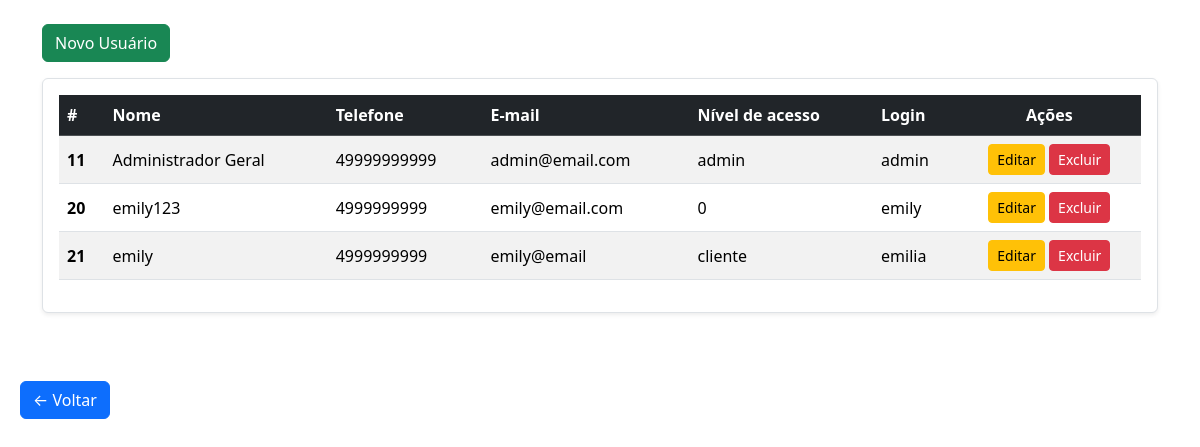
The page /site/admin/usuario/UsuarioList.php on the database its author committed.
### tables this page shows
CREATE TABLE IF NOT EXISTS `usuario` (
  `id` int NOT NULL AUTO_INCREMENT,
  `nome` varchar(100) NOT NULL DEFAULT '0',
  `email` varchar(1000) NOT NULL DEFAULT '0',
  `telefone` varchar(20) NOT NULL DEFAULT '0',
  `senha` varchar(250) NOT NULL DEFAULT '0',
  `nivel_acesso` varchar(20) NOT NULL DEFAULT '0',
  `login` varchar(50) DEFAULT NULL,
  PRIMARY KEY (`id`)
);

### site/admin/database/db.class.php (called while the page is built, shortened)
<?php
class db
{
    private $host     = 'localhost';
    private $user     = 'root';
    private $password = '';
    private $port     = '3306';
    private $dbname   = 'cafeteria';
    private $table_name;
    private $conn;
    public function __construct($table_name)
    {
        $this->table_name = $table_name;
        $this->conn = $this->connect();
    }
    private function connect()
    {
        try {
            return new PDO(
                "mysql:host=$this->host;dbname=$this->dbname;port=$this->port;charset=utf8",
                $this->user,
                $this->password,
                [
                    PDO::ATTR_ERRMODE => PDO::ERRMODE_EXCEPTION,
                ]
            );
        } catch (PDOException $e) {
            die('Erro na conexão: ' . $e->getMessage());
        }
    }
    public function all()
    {
        $sql = "SELECT * FROM $this->table_name";
        $st = $this->conn->prepare($sql);
        $st->execute();
        return $st->fetchAll(PDO::FETCH_OBJ);
    }
}

### site/admin/usuario/UsuarioList.php (the view, shortened to what this page needs)
<?php
include __DIR__ . '/../../../header.php';
include '../database/db.class.php';
$db = new db('usuario');
$dados = $db->all();
?>
<body>
<header>
    <button class="btn btn-primary position-fixed" style="left: 20px; top: 50%; transform: translateY(-50%); z-index: 1030;" onclick="history.back()">
        &larr; Voltar
    </button>
</header>
</body>
<div class="container mt-4">
    <div class="row mb-3">
        <div class="col">
            <a href="./UsuarioForm.php" class="btn btn-success"> Novo Usuário </a>
        </div>
    </div>
    <div class="table-responsive bg-white p-3 border rounded shadow-sm">
        <table class="table table-striped table-hover align-middle">
            <thead class="table-dark">
                <tr>
                    <th scope="col">#</th>
                    <th scope="col">Nome</th>
                    <th scope="col">Telefone</th>
                    <th scope="col">E-mail</th>
                    <th scope="col">Nível de acesso</th>
                    <th scope="col">Login</th>
                    <th scope="col" class="text-center">Ações</th>
                </tr>
            </thead>
            <tbody>
                <?php if (!empty($dados)): ?>
                    <?php foreach($dados as $item): ?>
                        <tr>
                            <th scope="row"><?= $item->id ?></th>
                            <td><?= htmlspecialchars($item->nome) ?></td>
                            <td><?= htmlspecialchars($item->telefone ?? 'Não informado') ?></td>
                            <td><?= htmlspecialchars($item->email) ?></td>
                            <td><?= htmlspecialchars($item->nivel_acesso ?? 'Usuário') ?></td>
                            <td><?= htmlspecialchars($item->login ?? '-') ?></td>
                            <td class="text-center">
                                <a href="UsuarioForm.php?editar=<?= $item->id ?>" class="btn btn-sm btn-warning">Editar</a>
                                <a href="UsuarioList.php?action=delete&id=<?= $item->id ?>"
                                   class="btn btn-sm btn-danger"
                                   onclick="return confirm('Excluir este usuário definitivamente?')">
                                   Excluir
                                </a>
                            </td>
                        </tr>
                    <?php endforeach; ?>
                <?php else: ?>
                    <tr>
                        <td colspan="7" class="text-center text-muted py-3">Nenhum registro encontrado.</td>
                    </tr>
                <?php endif; ?>
            </tbody>
        </table>
    </div>
</div>

### rows shown on the page
usuario: id "11", nome "Administrador Geral", telefone "49999999999", email "admin@email.com", nivel_acesso "admin", login "admin"
usuario: id "20", nome "emily123", telefone "4999999999", email "emily@email.com", nivel_acesso "0", login "emily"
usuario: id "21", nome "emily", telefone "4999999999", email "emily@email", nivel_acesso "cliente", login "emilia"
